Frame 1 (no input): blank canvas, image omitted
Frame 60 (the mouse pressed at the canvas centre just before this capture): blank canvas, image omitted
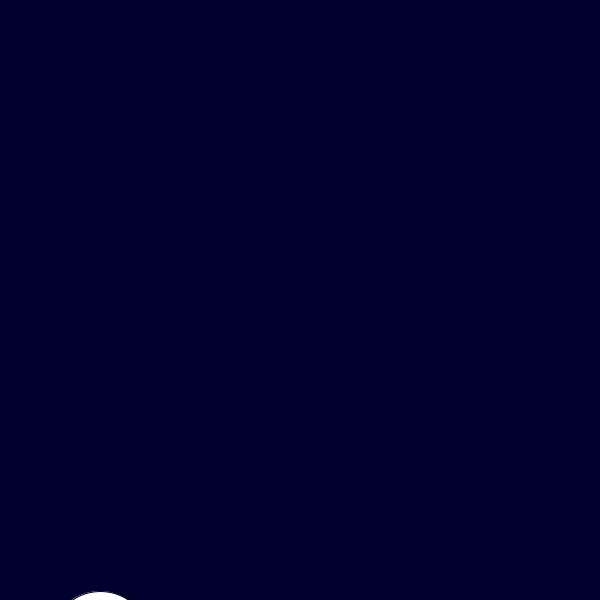
Frame 120 (the mouse held since frame 60 and released just before this capture)

The Processing sketch whose frames 1 and 60 were blank and that drew this single picture after the mouse press (run headless with seeded random() and noise(); from frame 60 on, the mouse is pressed at the canvas centre):

// Processing sketch: processing_138684
// ── processing_138684.pde

/*felix anderson
homework assignment week 3
creative computing B
benjamin bacon 
*/





int moon = 100;



char previous;
void setup() {
  size(600, 600);
  
}

void draw() {
  background(300);
  if ( mouseX < 300 ) {
      background(0);
    } else {
      background(300);
    }
  ellipse (100,800-moon,100,100);
  
  
  if ( mousePressed ) {
    moon = moon + 1;
  }
     
}

/* Goal for this assignment that I wanted to do was to make a 
a moon rise by pressing on the mouse or clicking. I tried to make
an effect where if the moon got to a certain height/pixel, the 
background would change color for the sky. But since I couldn't
figure that out I used the mouseX background change.*/
